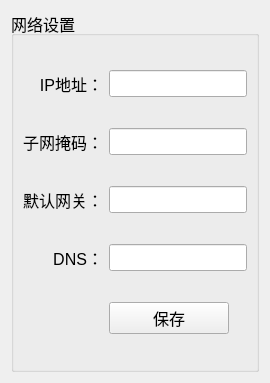
<?xml version="1.0" encoding="UTF-8"?>
<ui version="4.0">
 <class>NetSettingDlg</class>
 <widget class="QWidget" name="NetSettingDlg">
  <property name="geometry">
   <rect>
    <x>0</x>
    <y>0</y>
    <width>270</width>
    <height>383</height>
   </rect>
  </property>
  <property name="windowTitle">
   <string>Form</string>
  </property>
  <layout class="QVBoxLayout" name="verticalLayout">
   <item>
    <widget class="QGroupBox" name="groupBox_4">
     <property name="font">
      <font>
       <pointsize>12</pointsize>
      </font>
     </property>
     <property name="styleSheet">
      <string notr="true">QGroupBox{border:2px solid black;};</string>
     </property>
     <property name="title">
      <string>网络设置</string>
     </property>
     <property name="flat">
      <bool>false</bool>
     </property>
     <layout class="QGridLayout" name="gridLayout_4">
      <item row="1" column="1">
       <widget class="QLineEdit" name="lineEdit_mask"/>
      </item>
      <item row="6" column="1">
       <widget class="QPushButton" name="pushButton_4">
        <property name="maximumSize">
         <size>
          <width>120</width>
          <height>16777215</height>
         </size>
        </property>
        <property name="text">
         <string>保存</string>
        </property>
       </widget>
      </item>
      <item row="4" column="1">
       <widget class="QLineEdit" name="lineEdit_6"/>
      </item>
      <item row="2" column="0">
       <widget class="QLabel" name="label_7">
        <property name="text">
         <string>默认网关：</string>
        </property>
        <property name="alignment">
         <set>Qt::AlignRight|Qt::AlignTrailing|Qt::AlignVCenter</set>
        </property>
       </widget>
      </item>
      <item row="4" column="0">
       <widget class="QLabel" name="label_8">
        <property name="text">
         <string>DNS：</string>
        </property>
        <property name="alignment">
         <set>Qt::AlignRight|Qt::AlignTrailing|Qt::AlignVCenter</set>
        </property>
       </widget>
      </item>
      <item row="0" column="0">
       <widget class="QLabel" name="label_5">
        <property name="text">
         <string>IP地址：</string>
        </property>
        <property name="alignment">
         <set>Qt::AlignRight|Qt::AlignTrailing|Qt::AlignVCenter</set>
        </property>
       </widget>
      </item>
      <item row="0" column="1">
       <widget class="QLineEdit" name="lineEdit_ip"/>
      </item>
      <item row="1" column="0">
       <widget class="QLabel" name="label_6">
        <property name="text">
         <string>子网掩码：</string>
        </property>
        <property name="alignment">
         <set>Qt::AlignRight|Qt::AlignTrailing|Qt::AlignVCenter</set>
        </property>
       </widget>
      </item>
      <item row="2" column="1">
       <widget class="QLineEdit" name="lineEdit_gate"/>
      </item>
     </layout>
    </widget>
   </item>
  </layout>
 </widget>
 <resources/>
 <connections/>
</ui>
